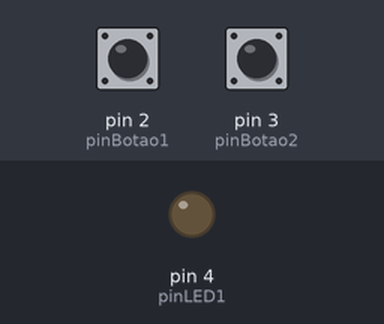
This sketch was run on a simulated Arduino Uno, built with avr-gcc and run on an emulated ATmega328P. On the bench: output pins drawn as LEDs (lit = HIGH). The inputs (shaded band) are chosen by the test bench; at power-on: pin 2 (pinBotao1) HIGH, pin 3 (pinBotao2) HIGH.

Above: at 3.8 s.
3.9 s: pin 2 (pinBotao1) pulled LOW for 3.2 s
At 10.3 s:
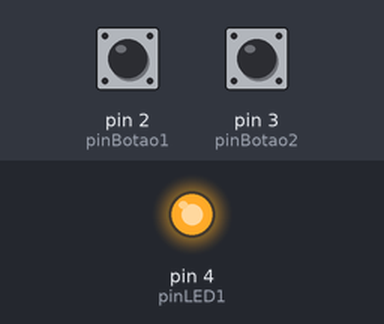
Timing chart, 0 to 21.7 s (numbered marks = the images above; inputs shaded):
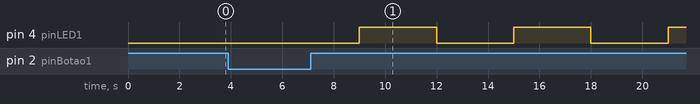

Measured:
- after the input at 3.9 s, pin 4 (pinLED1): alternates HIGH for 3.0 s and LOW for 3.0 s, starting after 5.1 s

The sketch:

Serrure_codee.ino
```cpp
/*______________________________________XXXXXXXXXXXXX-- Bloqueio de código (dever de programação)-- XXXXXXXXXXXXX_________________________________________

Bloqueio de código (dever de programação)
Fechadura codificada

Usando apenas dois botões, é preciso um pouco de truque para fazer um bloqueio codificado! Detectaremos com precisão as pressões e liberações.

Para ligar o LED L1, será necessário sucessivamente:

    pressione P1
    liberação P1
    pressione P1 novamente
    pressione P2 (sem liberar P1)
    liberação P2
    solte P1: então L1 deve acender por três segundos.

A velocidade de execução da sequência não é importante. Qualquer outra manipulação é considerada falsa. Após uma sequência (errada), o programa deve:

    aguarde até que nenhuma tecla seja pressionada
    espere mais um segundo
    retome sua detecção.

Se você tiver alguma dúvida, assista ao vídeo da sequência correta: https://pyr.ch/coursera/Serrure.mp4
O limite de aprovação é definido em 70%.

 ______________________________________XXXXXXXXXXXXXXXXXXXXXXXXXXXXXXXXXXXXXXXXXXXXXXXXXXXXXXXXXXXXXXXXXXXXXX_________________________________________ */

#define pinBotao1 2
#define pinLED1   4

#define pinBotao2 3


int count = 0;

bool pinBotao1Retencao(); // funcao que identifica se botão 1 foi clicado
bool pinBotao2Retencao(); // funcao que identifica se botao 2 foi clicado
bool pinBotao3High();     // funcao que identifica se botao 1 foi pressionado ou solto

void setup() {
  pinMode(pinBotao1, INPUT_PULLUP);
  pinMode(pinBotao2, INPUT_PULLUP);
  pinMode(pinLED1, OUTPUT);
}


void loop() {

   if (pinBotao1Retencao()) {                                               // se botão 1 foi clicado
    count = count + 1;
   }
     if (pinBotao3High() == 1) {                                            //  botão 1 sendo pressionado e segurado

      if (pinBotao2Retencao()){                                             // botao 2 sendo clicado

        if(!pinBotao3High){                                                 // botao 1 sendo solto

          count = count + 1;
       }}}

    if (count == 2){
      digitalWrite(pinLED1, HIGH);
        delay(3000);
          digitalWrite(pinLED1, LOW);
          count = 0;
    }

    else {
      delay(3000);
    }
}


bool pinBotao1Retencao() {
   #define tempoDebounce 300 //(tempo para eliminar o efeito Bounce EM MILISEGUNDOS)

   bool estadoBotao;
   static bool estadoBotaoAnt;
   static bool estadoRet = true;
   static unsigned long delayBotao = 0;

   if ( (millis() - delayBotao) > tempoDebounce ) {
       estadoBotao = digitalRead(pinBotao1);
       if ( estadoBotao && (estadoBotao != estadoBotaoAnt) ) {
          estadoRet = !estadoRet;
          delayBotao = millis();
       }
       estadoBotaoAnt = estadoBotao;
   }

   return estadoRet;
}


bool pinBotao2Retencao() {
   #define tempoDebounce 300 //(tempo para eliminar o efeito Bounce EM MILISEGUNDOS)

   bool estadoBotao;
   static bool estadoBotaoAnt;
   static bool estadoRet = true;
   static unsigned long delayBotao = 0;

   if ( (millis() - delayBotao) > tempoDebounce ) {
       estadoBotao = digitalRead(pinBotao2);
       if ( estadoBotao && (estadoBotao != estadoBotaoAnt) ) {
          estadoRet = !estadoRet;
          delayBotao = millis();
       }
       estadoBotaoAnt = estadoBotao;
   }

   return estadoRet;
}


bool pinBotao3High(){

  bool estadoBotao;
  estadoBotao = digitalRead(pinBotao1);

    if (estadoBotao == 1){
      return 1;
    }

    else {
      return 0;
    }
}
```
